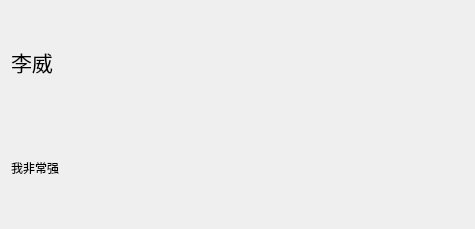
<?xml version="1.0" encoding="UTF-8"?>
<ui version="4.0">
 <class>userBoxWidget</class>
 <widget class="QWidget" name="userBoxWidget">
  <property name="geometry">
   <rect>
    <x>0</x>
    <y>0</y>
    <width>475</width>
    <height>229</height>
   </rect>
  </property>
  <property name="windowTitle">
   <string>Form</string>
  </property>
  <layout class="QGridLayout" name="gridLayout">
   <item row="0" column="0">
    <layout class="QVBoxLayout" name="verticalLayout">
     <item>
      <widget class="QLabel" name="userNamelabel">
       <property name="font">
        <font>
         <pointsize>16</pointsize>
        </font>
       </property>
       <property name="text">
        <string>李威</string>
       </property>
      </widget>
     </item>
     <item>
      <widget class="QLabel" name="selfSignlabel">
       <property name="text">
        <string>我非常强</string>
       </property>
      </widget>
     </item>
    </layout>
   </item>
  </layout>
 </widget>
 <resources/>
 <connections/>
</ui>
